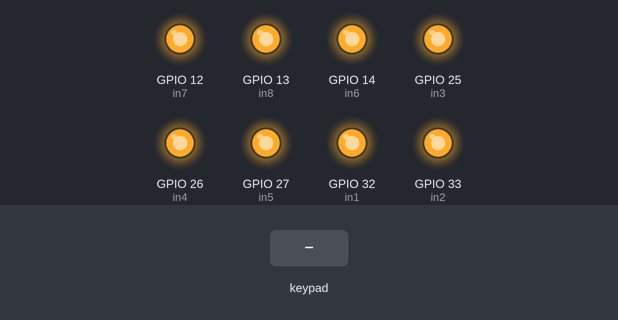
A sketch run on a simulated ESP32. On the bench: output pins drawn as LEDs (lit = HIGH). The inputs (shaded band) are chosen by the test bench. What the sketch prints to the serial monitor is not drawn.

Above: at 1.2 s.
1.3 s: key 'U' pressed
At 1.5 s:
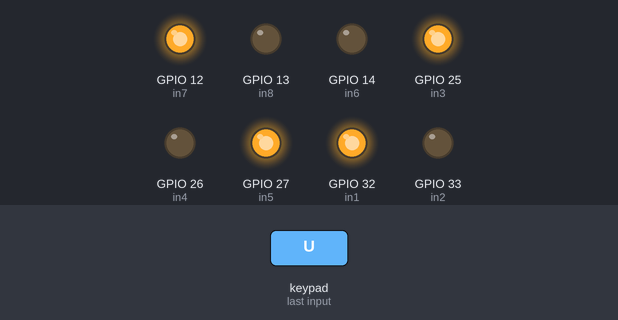
3.2 s: key 'D' pressed
At 3.4 s:
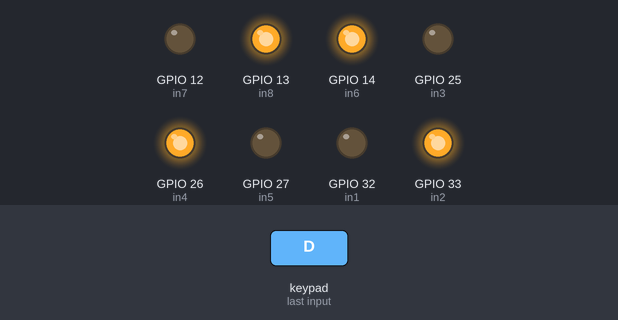
5.1 s: key 'L' pressed
At 6.5 s:
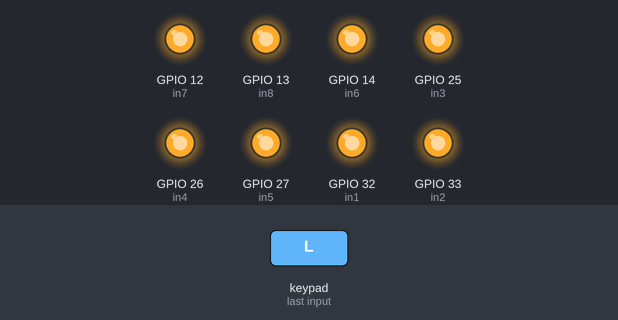
Timing chart, 0 to 8.1 s (numbered marks = the images above; inputs shaded):
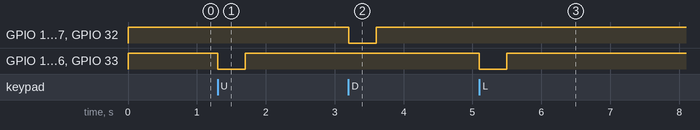

The sketch:

dabbleESP32.ino
```cpp
#include <DabbleESP32.h>

#define CUSTOM_SETTINGS
#define INCLUDE_GAMEPAD_MODULE

const int in1 = 32;
const int in2 = 33;
const int in3 = 25;
const int in4 = 26;
const int in5 = 27;
const int in6 = 14;
const int in7 = 12;
const int in8 = 13;


void Stop(){
      digitalWrite(in1,HIGH);//MOVE FRONT
      digitalWrite(in2,HIGH);
      digitalWrite(in3,HIGH);//MOVE FRONT
      digitalWrite(in4,HIGH);
      digitalWrite(in5,HIGH);//MOVE FRONT
      digitalWrite(in6,HIGH);
      digitalWrite(in7,HIGH);//MOVE FRONT
      digitalWrite(in8,HIGH);
}
void Forward(){


      digitalWrite(in1,HIGH);//MOVE FRONT
      digitalWrite(in2,LOW);
      digitalWrite(in3,HIGH);//MOVE FRONT
      digitalWrite(in4,LOW);
      digitalWrite(in5,HIGH);//MOVE FRONT
      digitalWrite(in6,LOW);
      digitalWrite(in7,HIGH);//MOVE FRONT
      digitalWrite(in8,LOW);


}
void Backward(){
      digitalWrite(in1,LOW);//MOVE FRONT
      digitalWrite(in2,HIGH);
      digitalWrite(in3,LOW);//MOVE FRONT
      digitalWrite(in4,HIGH);
      digitalWrite(in5,LOW);//MOVE FRONT
      digitalWrite(in6,HIGH);
      digitalWrite(in7,LOW);//MOVE FRONT
      digitalWrite(in8,HIGH);
}
void Left(){
      digitalWrite(in1,HIGH);//MOVE FRONT
      digitalWrite(in2,LOW);
      digitalWrite(in3,HIGH);//MOVE FRONT
      digitalWrite(in4,LOW);
      digitalWrite(in5,HIGH);//MOVE FRONT
      digitalWrite(in6,LOW);
      digitalWrite(in7,HIGH);//MOVE FRONT
      digitalWrite(in8,LOW);
}

void Right(){
      digitalWrite(in1,HIGH);//MOVE FRONT
      digitalWrite(in2,LOW);
      digitalWrite(in3,HIGH);//MOVE FRONT
      digitalWrite(in4,LOW);
      digitalWrite(in5,HIGH);//MOVE FRONT
      digitalWrite(in6,LOW);
      digitalWrite(in7,HIGH);//MOVE FRONT
      digitalWrite(in8,LOW);
}


void setup()
    {
       // put your setup code here, to run once:
      Serial.begin(250000);
    Dabble.begin("hama");

  pinMode(in1, OUTPUT);
  pinMode(in2, OUTPUT);
  pinMode(in3, OUTPUT);
  pinMode(in4, OUTPUT);
  pinMode(in5, OUTPUT);
  pinMode(in6, OUTPUT);
  pinMode(in7, OUTPUT);
  pinMode(in8, OUTPUT);
  Stop();
    }

  void loop()
     {
        // put your main code here, to run repeatedly:
        Dabble.processInput();
        if (GamePad.isUpPressed())
          {
            Serial.print("UP");
            Forward();
          }

        else if (GamePad.isDownPressed())
          {
             Serial.print("DOWN");
             Backward();
          }

       else  if (GamePad.isLeftPressed())
           {
              Serial.print("Left");
              Left();
           }

       else  if (GamePad.isRightPressed())
           {
               Serial.print("Right");
               Right();
           }

           else
           {
            Serial.println("strop");
            Stop();
           }


     }
```

Measured:
- after the input at 1.3 s, GPIO 13 (in8), GPIO 14 (in6), GPIO 26 (in4), GPIO 33 (in2): HIGH → LOW at once, → HIGH 0.40 s later
- after the input at 3.2 s, GPIO 12 (in7), GPIO 25 (in3), GPIO 27 (in5), GPIO 32 (in1): HIGH → LOW at once, → HIGH 0.40 s later
- after the input at 5.1 s, GPIO 13 (in8), GPIO 14 (in6), GPIO 26 (in4), GPIO 33 (in2): HIGH → LOW at once, → HIGH 0.40 s later
